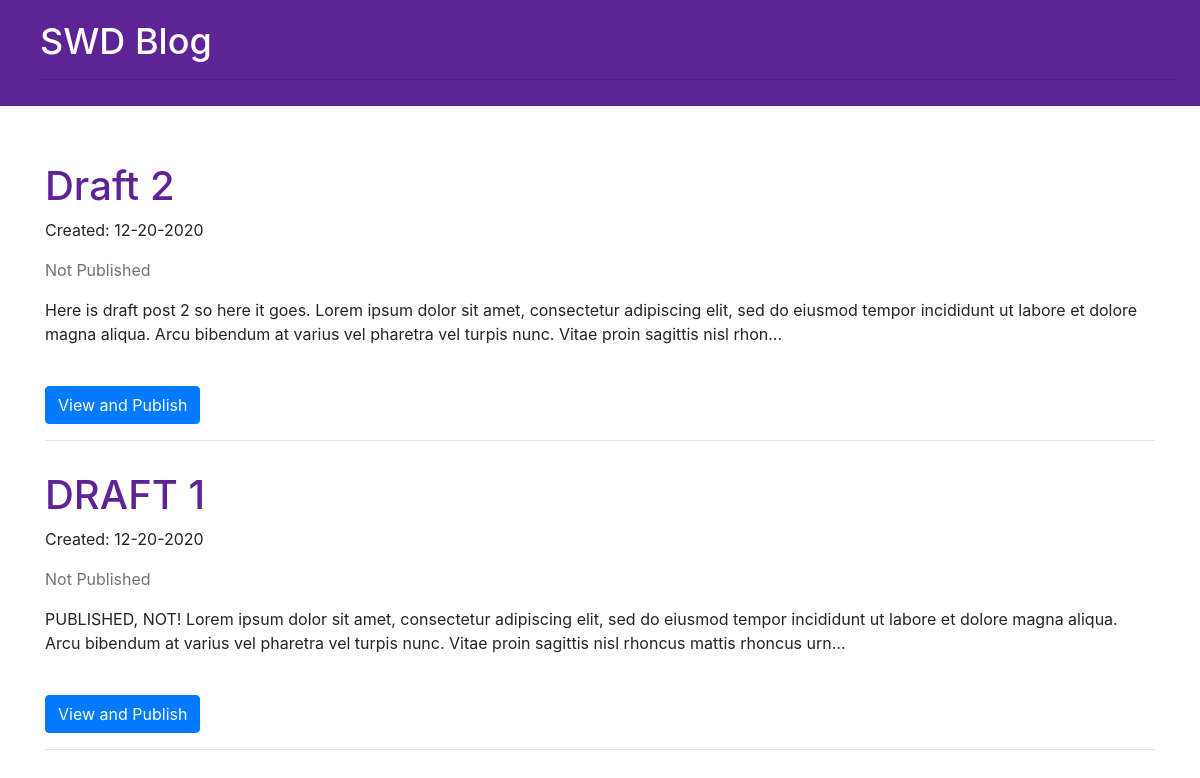
Screenshot of /drafts/ with the database file from the repository.
### blog/models.py (models this page shows, shortened)
class Post(models.Model):
    author = models.ForeignKey('auth.User', on_delete=models.CASCADE)
    title = models.CharField(max_length=200)
    text = models.TextField()
    created_date = models.DateTimeField(default=timezone.now)
    published_date = models.DateTimeField(blank=True, null=True)

### blog/views.py (the view)
# urls.py: path('drafts/', views.post_draft_list, name='post_draft_list'),
def post_draft_list(request):
    posts = Post.objects.filter(
        published_date__isnull=True).order_by('-created_date')
    stuff_for_frontend = {'posts': posts}
    return render(request, 'blog/post_draft_list.html', stuff_for_frontend)

### blog/templates/blog/post_draft_list.html
{% extends 'blog/base.html' %}
{% block content %}
    {% for post in posts %}
        <p>
            <div class="post">
                <h1><a href="{% url 'post_detail' pk=post.pk %}">{{ post.title }}</a></h1>
                <p class="date">Created: {{ post.created_date|date:'m-d-Y' }}</p>
                <p class="published-date">Not Published</p>
                <p>{{ post.text|truncatechars:250 }}</p>
                <br>
                <a href="{% url 'post_detail' pk=post.pk %}"><div class="btn btn-primary">View and Publish</div></a>
                <hr>
            </div>
        </p>
    {% endfor %}
{% endblock %}

### blog/static/css/blog.css (style rules this page uses)
.published-date { color: #727272; font-weight: 400; }
.post { margin-bottom: 30px; }
.post h1 a { color: rgb(94, 35, 150); }

### rows the page displays
Post: title "Draft 2", created_date "12-20-2020", text "Here is draft post 2 so here it goes. Lorem ipsum dolor sit amet, consectetur adipiscing elit, sed do eiusmod tempor incididunt ut labore et dolore magna aliqua. Arcu bibendum at varius vel pharetra vel turpis nunc. Vitae proin sagittis nisl rhon…"
Post: title "DRAFT 1", created_date "12-20-2020", text "PUBLISHED, NOT! Lorem ipsum dolor sit amet, consectetur adipiscing elit, sed do eiusmod tempor incididunt ut labore et dolore magna aliqua. Arcu bibendum at varius vel pharetra vel turpis nunc. Vitae proin sagittis nisl rhoncus mattis rhoncus urn…"
